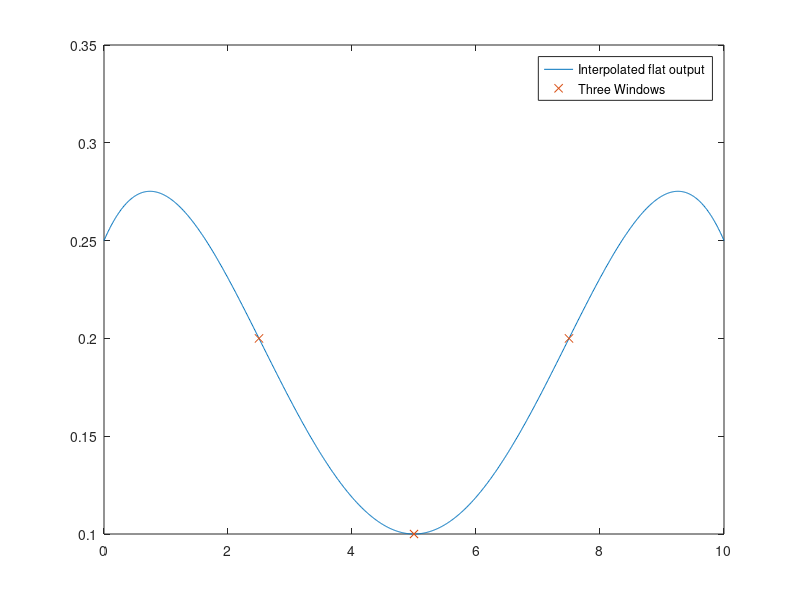

This chart was generated by the following MATLAB code: (Note: this script raises an error after producing the figure.)
%% Quadrotor Attitude Pendulum SO(3)x S(2)x R - Dynamics Simulation and Geometry Control
close all;
%% Parameters
data.params.mQ = 0.5;
data.params.mL = 0.087;
data.params.J = [2.32e-3,0,0;0,2.32e-3,0;0,0,4e-3];
data.params.g = 9.81;
data.params.e1 = [1;0;0];
data.params.e2 = [0;1;0];
data.params.e3 = [0;0;1];
data.params.a = 0.03;
data.params.Jp = 3e-4;

%% Get initial condition from the nominal trajectory
xL = [0.5;-0.5;2.5-0.5];
vL = zeros(3,1);
th = 135*pi/180;
q = [-sin(th);0;cos(th)];
omega = [0;0;0];
R = eye(3,3);
Omega = [0;0;0];
l = 1;
dl = 0;

%% In-Sanity checks on initial condition
if(abs(norm(q)-1) > 1e-2)
    disp('Error in q') ; keyboard ;
end

x_0 = [xL; vL; q; omega; reshape(R, 9,1); Omega; l; dl];

%% Window Passing Case (Cable Length Generation)
% we use polynomial function to generate aimed cable length generation
T = 10;
WindowNum = [0,0.25*T,0.5*T,0.75*T,T];
LengthNum = [0.25,0.2,0.1,0.2,0.25];

Res = polyfit(WindowNum,LengthNum,4);
TimeSpan = linspace(0,T,1000);
plot(TimeSpan,polyval(Res,TimeSpan),'-',WindowNum(2:4),LengthNum(2:4),'x');
legend('Interpolated flat output','Three Windows')
syms l_interp  dl_interp d2l_interp d3l_interp d4l_interp t
data.obsta.l_interp = Res(1)*t^4+ Res(2)*t^3+ Res(3)*t^2+ Res(4)*t+ Res(5);
data.obsta.dl_interp = diff(data.obsta.l_interp,1);
data.obsta.d2l_interp = diff(data.obsta.l_interp,2);
data.obsta.d3l_interp = diff(data.obsta.l_interp,3);
data.obsta.d4l_interp = diff(data.obsta.l_interp,4);

%% Solving Dynamical Equations
odeopts = [];
[t, x] = ode45(@odefun_control, [0 10], x_0, odeopts, data);

%% Compute various quantities

disp('Computing...') ;
ind = round(linspace(1, length(t), round(0.1*length(t)))) ;
for j=ind
    [~, xLd_, Rd, qd_, ld_, f_, M_, tau_] = odefun_control(t(j), x(j,:)', data) ;
    [phi_d(j),theta_d(j),psi_d(j)] = RotToRPY_ZXY(Rd) ;
    [phi(j),theta(j),psi(j)] = RotToRPY_ZXY(reshape(x(j,13:21),3,3));
    xLd(j,:)=xLd_';
    M(j,:) = M_' ;
    f(j,:) = f_' ;
    qd(j,:) = qd_';
    el(j) = norm(x(j,25)'-ld_');
    psi_q(j) = 1 - qd_'*x(j, 7:9)' ;
    psi_R(j) = 0.5*trace(eye(3,3) - Rd'*reshape(x(j,13:21),3,3)) ;
    psi_exL(j) = norm(x(j,1:3)-xLd_');
    psi_exL1(j) = x(j,1)-xLd_(1);
    psi_exL2(j) = x(j,2)-xLd_(2);
    psi_exL3(j) = x(j,3)-xLd_(3);
    
    tau(j,:) = tau_;
end

disp('Computing...') ;
ind = round(linspace(1, length(t), round(0.1*length(t)))) ;

%% Plotting various states/outputs/inputs

% Input Moment
figure;
plot(t(ind), M(ind,1),t(ind), M(ind,2),t(ind), M(ind,3)) ;
legend('M(1)','M(2)','M(3)');title('Quad-Moment');
grid on ; xlabel('Time (s)') ;

% Input Thrust
figure;
plot(t(ind), f(ind,1)) ;
legend('f'); title('Quad-Thrust');
grid on ; xlabel('Time (s)')

% Input Torque
figure;
plot(t(ind), tau(ind,1)) ;
legend('\tau'); title('Pulley-Torque');
grid on ; xlabel('Time (s)')

% Configuration Errors
figure ; plot(t(ind), psi_R(ind)) ;
grid on ; xlabel('Time (s)') ; title('psi-R')
figure ; plot(t(ind), psi_q(ind)) ;
grid on ; xlabel('Time (s)') ; title('psi-q')
figure; plot(t(ind),psi_exL(ind));
grid on; xlabel('Time (s)'); title('position error');
figure; plot(t(ind),el(ind));
grid on; xlabel('Time (s)'); title('cable length error');
figure; plot(t(ind),psi_exL1(ind),t(ind),psi_exL2(ind),t(ind),psi_exL3(ind))
grid on; xlabel('Time (s)'); title('Position Error');
% Load Position
figure ; plot(t, x(:, 1:3)) ;
grid ; title('xL') ; legend('x','y','z') ; xlabel('Time (s)') ;

% Quadrotor Attitude
figure ; plot(t(ind), phi_d(ind)*180/pi, 'b:', t(ind), theta_d(ind)*180/pi, 'g:', t(ind), psi_d(ind)*180/pi, 'r:') ;
hold on ; plot(t(ind), phi(ind)*180/pi, 'b', t(ind), theta(ind)*180/pi, 'g', t(ind), psi(ind)*180/pi, 'r') ;
grid ; xlabel('Time (s)') ; ylabel('deg') ; title('Quad Atttitude') ;
legend('phi_d','theta_d','psi_d','phi','theta','psi');

% Load Attitude
figure ; plot(t(ind), qd(ind,1), 'b:',t(ind), qd(ind,2), 'g:',t(ind), qd(ind,3), 'r:') ;
hold on ; plot(t(ind), x(ind, 7),'b',t(ind), x(ind, 8),'g',t(ind), x(ind, 9),'r') ;
xlabel('Time (s)');title('Load Attitude') ; grid ;
legend('q_d1','q_d2','q_d3','q_1','q_2','q_3');

%% Animation
animate_3dquad_load(t, x, t(ind), xLd(ind,:));